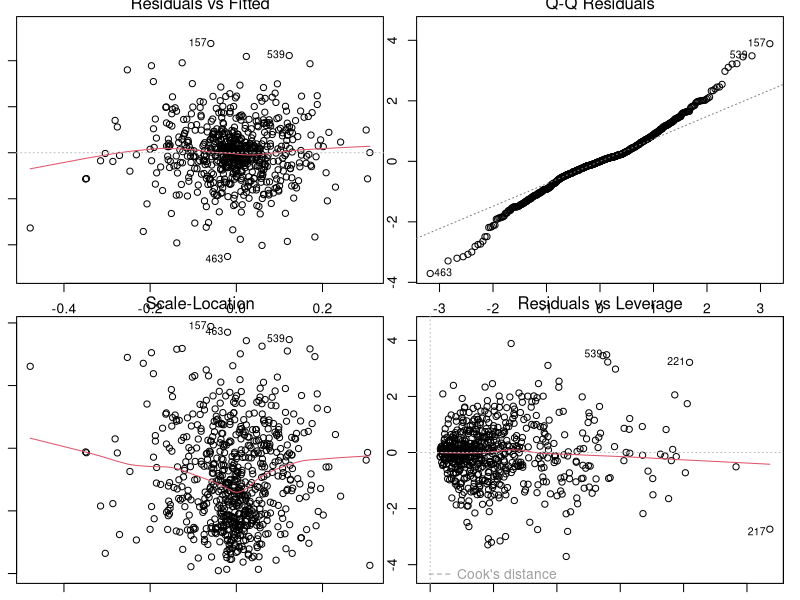
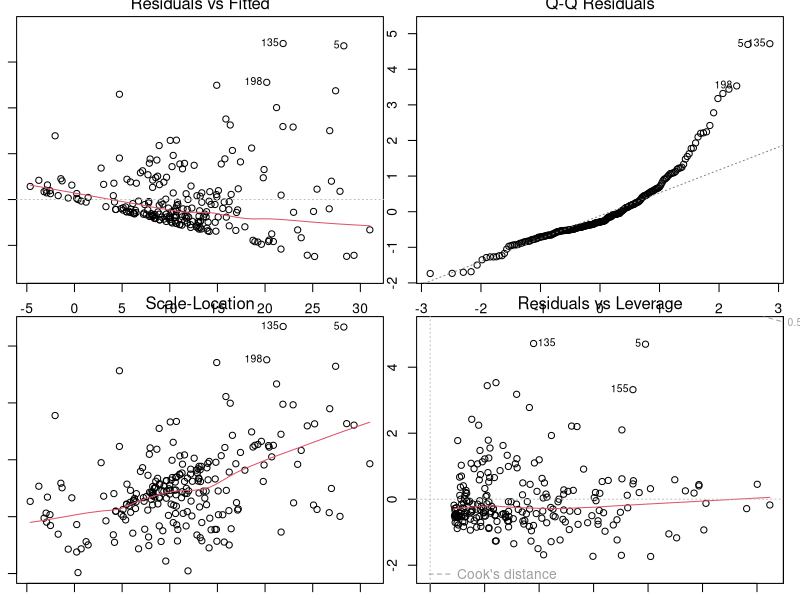

The R source for these figures, in order:
library(ggplot2)
library(car)
library(effects)
setwd("~/Documents/RU/Sem2/Statistics/Week8")


###1a Load in ChildAggression.csv. 
#This data set contains information about the aggressiveness of different children and their life habits. 
#You are going to use the variable Aggression as your outcome variable and the other variables as your predictors. 
#These include Television (how much TV the kids watch), Computer_Games (how much they play computer games), Sibling_Aggression (how aggressive their siblings are), Diet (how healthy the food is they eat), Parenting_Style (how much parents allow children to misbehave), and Sleep_Quality (how much sleep they get).
child_aggression <- read.table("ChildAggression.csv",sep="\t",header=T,comment.char="",quote="")
head(child_aggression)

###1b Build your first multiple regression model. Inspect the output. 
#Is the model significant? How much variance is explained in the sample data? 
#How much variance can we expect would be explained in the population? 
#Why is Adjusted R^2 lower than Multiple R^2? 
#Which predictors are significant? Which predictors are not significant?
linearModel <- lm(Aggression~Television+Computer_Games+Sibling_Aggression+Diet+Parenting_Style+Sleep_Quality, data=child_aggression)
summary(linearModel)

#Coefficients:
#                       Estimate Std. Error t value Pr(>|t|)    
#   (Intercept)         0.006945   0.024355   0.285 0.775623    
#   Television          0.031752   0.046128   0.688 0.491477    
#   Computer_Games      0.140010   0.037136   3.770 0.000178 ***
#   Sibling_Aggression  0.081304   0.038806   2.095 0.036539 *  
#   Diet               -0.107916   0.038150  -2.829 0.004815 ** 
#   Parenting_Style     0.057022   0.014580   3.911 0.000101 ***
#   Sleep_Quality      -0.011852   0.021055  -0.563 0.573711    
#---
#  Signif. codes:  0 ‘***’ 0.001 ‘**’ 0.01 ‘*’ 0.05 ‘.’ 0.1 ‘ ’ 1
#
#Residual standard error: 0.3072 on 659 degrees of freedom
#Multiple R-squared:  0.08302,	Adjusted R-squared:  0.07467 
#F-statistic: 9.944 on 6 and 659 DF,  p-value: 1.598e-10

#The models formula is Aggression~Television+Computer_Games+Sibling_Aggression+Diet+Parenting_Style+Sleep_Quality. 
#Not all the main effects were significant. Computer_Games, Sibling_Aggression, Diet and Parenting_Style are significant. Television and Sleep_Quality are not.
#The model is significant overall (F6,659=9.944, p=1.598e-10) and has a low variance explanation (mult.R-squared=0.08302,adj.R-squared=0.07467)
#All regression coefficients, as well as their SE, t-scores and p-values are provided in the appendix.


#adj. R-squared is lower then mult. R-squared because there are multiple variables involved which in mult. R-squared increase explained variance because of random factors.

###1c Is there a problem with multicollinearity in this model?
vif(linearModel) #avg=1.23061
cor(child_aggression[,1:7])
#the avarage is higher then one but there don't seeem to be highly correlated predictors

###1d Now check the assumptions of 
#no autocorrelation, 
durbinWatsonTest(linearModel) #dw-test return no significant autocorrelation
#homoscedasticity, 
par(mfrow=c(2,2))
par(mar=c(1,1,1,1))
plot(linearModel)
# There does not seem to be homoscedasticity as the data points have a nice cloud shape
#normally distributed residuals, 
#the residuals do not seem normal distributed as the tail and the head deviate a lot from the line
#and check that there are no highly influential points.
#there is no highly influential point that has a Cook's distance of > 1

###1e Now you are going to perform model selection. 
#Are there any predictors you could remove to make the model better? 
#Consider both AIC and significance in your decision. 
#Pick the "worst" predictor and remove it. 
#Explain your choice. (Note: you should look for a drop in the real value of AIC, not in the absolute value). 
#How has removing the predictor affected the R^2 values? 
drop1(linearModel, test="F")
#the worst predictor is Sleep_Quality, which is not significant and will decrease the AIC value
linearModel <- lm(Aggression~Television+Computer_Games+Sibling_Aggression+Diet+Parenting_Style, data=child_aggression)
summary(linearModel)
#First (mult.R-squared=0.08302,adj.R-squared=0.07467)
#Now (mult.R-squared=0.08258,adj.R-squared=0.07563)
#The R^2 values have increased, meaning that the model now explains more of the variance

###1f Continue checking for predictors you can remove and remove them. 
#Stop when there are no more predictors whose removal would improve the model. 
#What are the predictors in the final model? 
#What did you notice about the change in multiple R^2 as you removed predictors?
#What did you notice about the change in adjusted R^2? Why do you think this is?
drop1(linearModel, test="F")
#Remove Television
linearModel <- lm(Aggression~Computer_Games+Sibling_Aggression+Diet+Parenting_Style, data=child_aggression)
summary(linearModel)
#First (mult.R-squared=0.08258,adj.R-squared=0.07563)
#Now (mult.R-squared=0.08187,adj.R-squared=0.07631)
#The predictors in the final model are Aggression~Computer_Games+Sibling_Aggression+Diet+Parenting_Style
#When I remove Television as a predictor the mult. R^2 value went down while adj. R^2 went up

###WHEN YOU REACH HERE, RAISE YOUR HAND SO THAT YOUR TA CAN SIGN YOU OFF FOR THE DAY.

###2a Load in the data from Supermodel.dat. 
#This data contains information about supermodels salaries, age, years spent working, and beauty. 
#Build a multiple regression that predicts salary as a function of the other 3 variables. 
#Which predictors are significant? 
#Which are not? 
#How much of the variance in the data is explained?
supermodel <- read.table("Supermodel.dat",sep="\t",header=T,comment.char="",quote="")
head(supermodel)

linearModel <- lm(salary~age + years + beauty, data=supermodel)
summary(linearModel)

#beauty is not significant
#(mult.R-squared=0.184,adj.R-squared=0.1733)

###2b Does the model violate any assumptions?
#no autocorrelation, 
durbinWatsonTest(linearModel) #dw-test return no significant autocorrelation
#homoscedasticity, 
par(mfrow=c(2,2))
par(mar=c(1,1,1,1))
plot(linearModel)
# There does seem to be homoscedasticity as the data points fan out a bit
#normally distributed residuals, 
#the residuals do not seem normal distributed as the tail deviates a lot from the line
#and check that there are no highly influential points.
#there is no highly influential point that has a Cook's distance of > 1
#multicollinearity
vif(linearModel) #age & years > 10
cor(supermodel[,1:4])
#high correlation between years and age


###2c What do you think the results in 2b mean for the variables "age" and "years"?
#age and years are the same values?


###3a Using the data from exercise 1, 
#create a new multiple regression with only Computer_Games and Parenting_Style as predictors (and Aggression as the outcome). 
#Create a visualization of the 2-dimensional regression surface. Use the geom_tile() in ggplot2.
linearModel <- lm(Aggression~Computer_Games + Parenting_Style, data=child_aggression)
